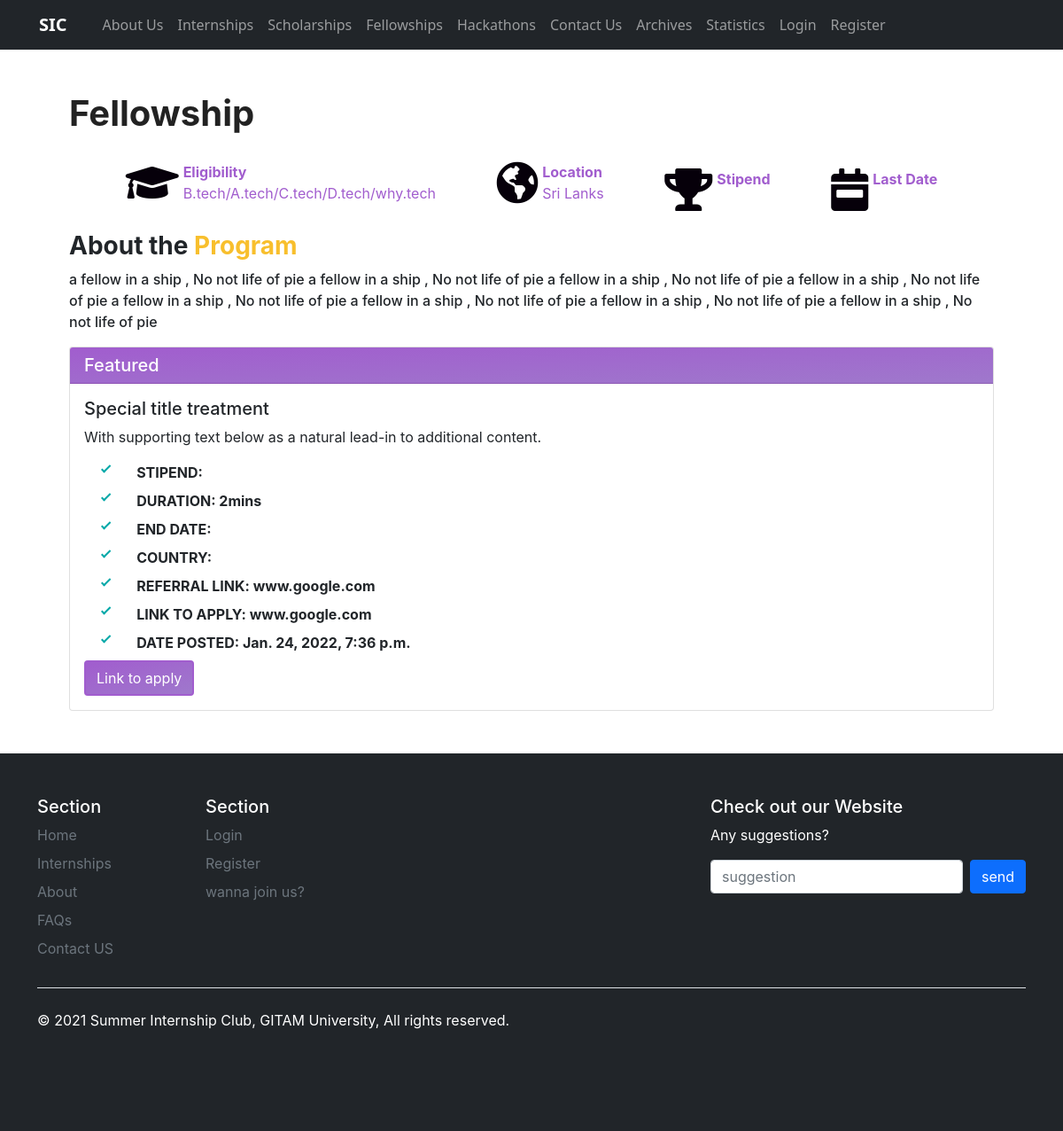
The page /fellowships/search/Fellowship/ on the database its author committed.
### page/models.py (models this page shows, shortened)
class Fellowships(models.Model):
    name = models.CharField(max_length=150)
    description = models.TextField()
    duration = models.CharField(max_length=35)
    eligibility = models.TextField()
    location_and_format = models.CharField(max_length=100)
    university_organization = models.CharField(max_length=100, null=True)
    funding = models.CharField(max_length=10, null=True)
    benifits = models.TextField()
    date_of_expiry = models.DateField()
    date_posted = models.DateTimeField(default=timezone.now, blank=False)
    referral_link = models.CharField(max_length=150)
    link_to_apply = models.CharField(max_length=150)

### page/views.py (the view)
# urls.py: path('fellowships/search/<str:name>/', views.specific_fellowship, name='specific_fellowship'),
def specific_fellowship(request, name):
    try:
        post = Fellowships.objects.get(name=name)
    except post.DoesNotExist:
        raise Http404("Fellowship Does Not Exist")
    context = {
            "post": post
        }
    return render(request, 'page/specific_fellowship.html', context)

### page/templates/page/specific_fellowship.html (shortened to what this page needs)
{% extends "page/base.html" %} {% block content %} {% load static %}
<link
  href="https://cdnjs.cloudflare.com/ajax/libs/font-awesome/5.13.0/css/all.min.css"
  rel="stylesheet"
/>
<div class="container p-5">
  <div class="heading">
    <h1>
      {{ post.name }}
    </h1>
  </div>
  <div class="banner">
    <div class="banner2">
      <i class="fas fa-graduation-cap fa-3x"></i>
      <div>
        <span><b>Eligibility</b></span>
        <p>{{ post.eligibility }}</p>
      </div>
    </div>
    <div class="banner2">
      <i class="fas fa-globe-americas fa-3x"></i>
      <div>
        <span><b>Location</b></span>
        <p>{{ post.location_and_format }}</p>
      </div>
    </div>
    <div class="banner2">
      <i class="fas fa-trophy fa-3x"></i>
      <div>
        <span><b>Stipend</b></span>
      </div>
    </div>
    <div class="banner2">
      <i class="fas fa-calendar-week fa-3x"></i>
      <div>
        <span><b>Last Date</b></span>
      </div>
    </div>
  </div>
  <div class="about">
    <h3>About the <span>Program</span></h3>
    <p>
      {{ post.description }}
    </p>
  </div>
  <div class="card">
    <h5 class="card-header">Featured</h5>
    <div class="card-body">
      <h5 class="card-title">Special title treatment</h5>
      <p class="card-text">
        With supporting text below as a natural lead-in to additional content.
      </p>
      <div>
        <ul class="check-list">
          <li>STIPEND: {{ post.stipend }}</li>
          <li>DURATION: {{ post.duration }}</li>
          <li>END DATE: {{ post.end_date }}</li>
          <li>COUNTRY: {{ post.country }}</li>
          <li>REFERRAL LINK: {{ post.referral_link }}</li>
          <li>LINK TO APPLY: {{ post.link_to_apply }}</li>
          <li>DATE POSTED: {{ post.date_posted }}</li>
        </ul>
      </div>
      <a href="{{ post.link_to_apply }}" class="btn btn-primary"
        >Link to apply</a
      >
    </div>
  </div>
</div>
{% endblock content %}

### page/templates/page/specific_fellowship.html (style rules this page uses)
.container { font-family: "Inter", sans-serif; }
.heading h1 { font-weight: bolder; color: rgb(34, 34, 34); }
.about h3 { font-weight: bold; }
.about span { color: rgb(248, 191, 45); }
.about p { font-weight: 500; }
.banner { display: flex; justify-content: space-evenly; align-items: center; margin: 20px 0px 15px 0px; }
.banner2 { display: flex; margin: 10px 5px 0px 5px; }
.banner2 i { margin-right: 5px; color: #06000a; }
.banner2 span { color: #a15dce; }
.banner2 p { color: #a15dce; }
.card-header { background: #a15dce; background: -webkit-linear-gradient(top left, #a15dce, #9f78cc); background: -moz-linear-gradient(top left, #a15dce, #9f78cc); background: linear-gradient(to bottom right, #a15dce, #9f78cc); color: white; }
.check-list { margin: 0; padding-left: 1.2rem; }
.check-list li { position: relative; list-style-type: none; padding-left: 2.5rem; margin-bottom: 0.5rem; font-weight: bold; }
.check-list li:before { content: ""; display: block; position: absolute; left: 0; top: -2px; width: 5px; height: 11px; border-width: 0 2px 2px 0; border-style: solid; border-color: #00a8a8; transform-origin: bottom left; transform: rotate(45deg); }
.card-body a { border: 2px solid #a15dce; background: #a15dce; background: -webkit-linear-gradient(top left, #a15dce, #9f78cc); background: -moz-linear-gradient(top left, #a15dce, #9f78cc); background: linear-gradient(to bottom right, #a15dce, #9f78cc); }

### rows shown on the page
Fellowships: name "Fellowship", eligibility "B.tech/A.tech/C.tech/D.tech/why.tech", location_and_format "Sri Lanks", description "a fellow in a ship , No not life of pie a fellow in a ship , No not life of pie a fellow in a ship , No not life of pie a fellow in a ship , No not life of pie a fellow in a ship , No not life of pie a fellow in a ship , No not life of pie a fellow in a ship , No not life of pie a fellow in a ship , No not life of pie", duration "2mins", referral_link "www.google.com", link_to_apply "www.google.com", date_posted "Jan. 24, 2022, 7:36 p.m."
